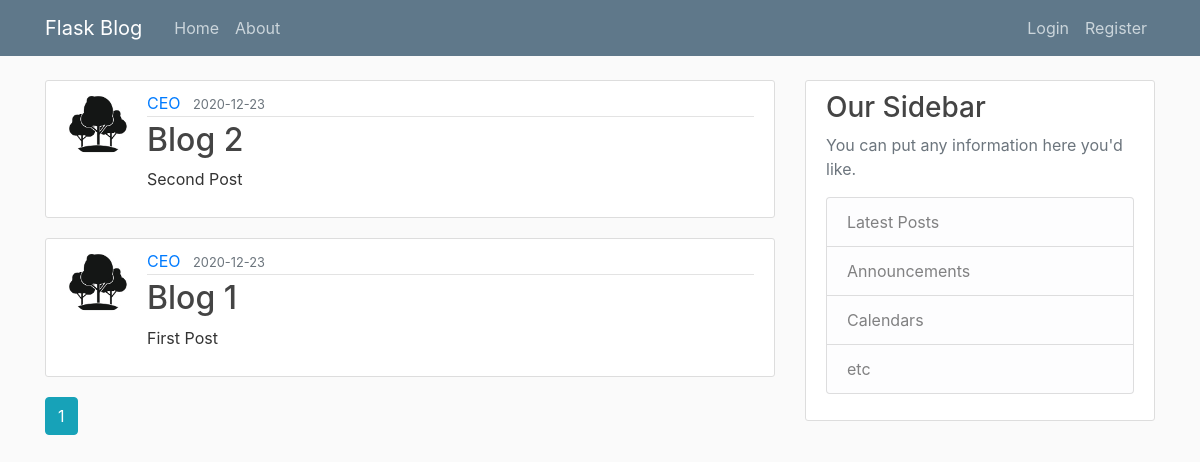
The app's page /home, older data.
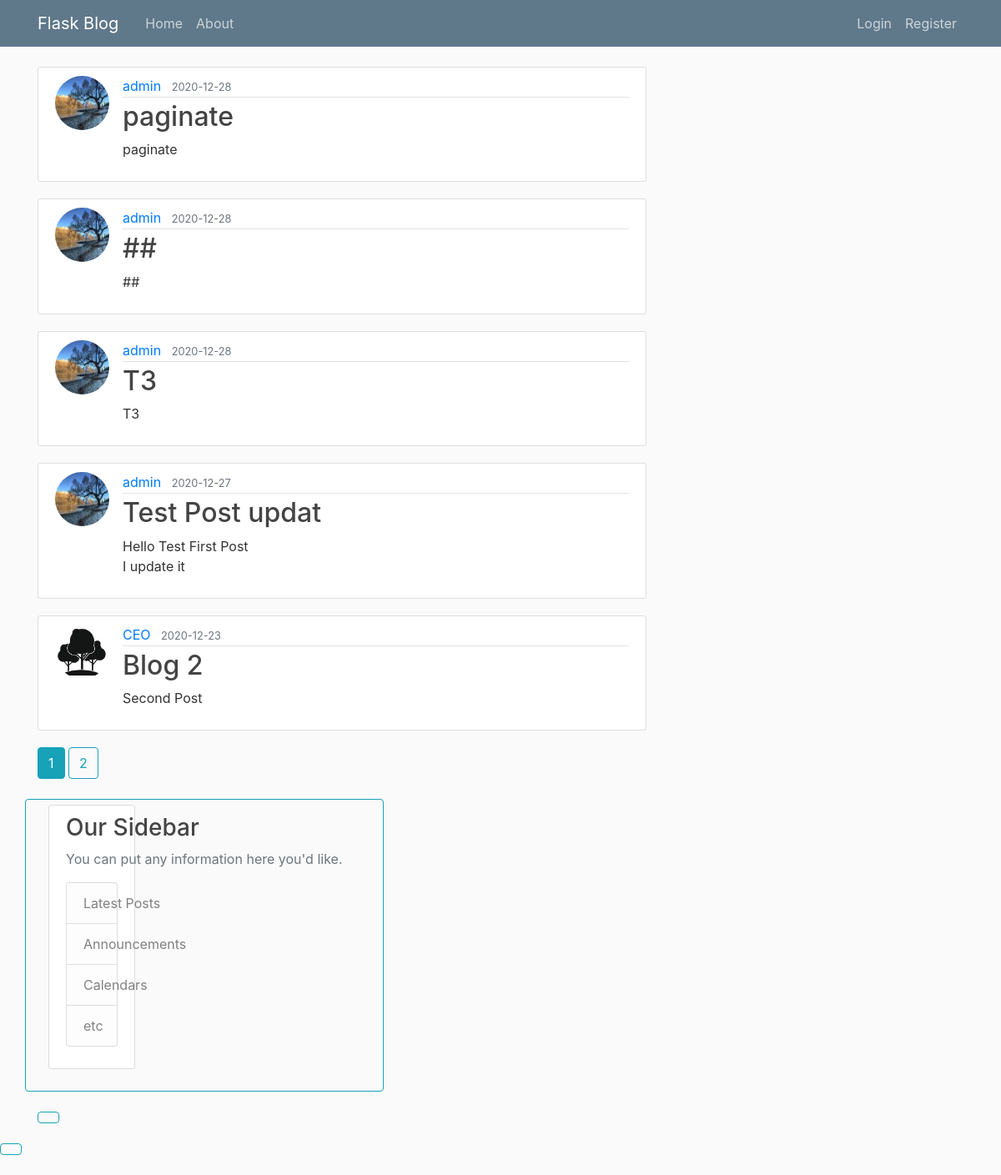
The same page, newer data.
### flaskblog/models.py (models this page shows, shortened)
class Post(db.Model):
    id = db.Column(db.Integer, primary_key=True)
    title = db.Column(db.String(100), nullable=False)
    date_posted = db.Column(db.DateTime, nullable=False, default=datetime.utcnow)
    content = db.Column(db.Text, nullable=False)
    user_id = db.Column(db.Integer, db.ForeignKey('user.id'), nullable=False)

class User(db.Model, UserMixin):
    id = db.Column(db.Integer, primary_key=True)
    username = db.Column(db.String(20), unique=True, nullable=False)
    email = db.Column(db.String(120), unique=True, nullable=False)
    image_file = db.Column(db.String(20), nullable=False, default='default.jpg')
    password = db.Column(db.String(60), nullable=False)
    posts = db.relationship('Post', backref='author', lazy=True)

### flaskblog/main/routes.py (the view)
@main.route("/")
@main.route("/home")
def home():
    page = request.args.get('page', 1, type=int)
    posts = Post.query.order_by(Post.date_posted.desc()).paginate(page=page, per_page=5)
    return render_template('home.html', posts=posts)

### flaskblog/templates/home.html (shortened to what this page needs)
{% extends "layout.html" %}
{% block content %}
      {% for post in posts.items %}
      <article class="media content-section">
        <img class="rounded-circle article-img" src="{{ url_for('static', filename='profile_pics/' + post.author.image_file) }}" alt="">
        <div class="media-body">
          <div class="article-metadata">
            <a class="mr-2" href="{{ url_for('users.user_posts', username=post.author.username) }}">{{ post.author.username }}</a>
            <small class="text-muted">{{ post.date_posted.strftime('%Y-%m-%d') }}</small>
          </div>
          <h2><a class="article-title" href="{{ url_for('posts.post', post_id=post.id) }}">{{ post.title }}</a></h2>
          <p class="article-content">{{ post.content }}</p>
        </div>
      </article>
    {% endfor %}
    {% for page_num in posts.iter_pages(left_edge=1, right_edge=1, left_current=1, right_current=2) %}
      {% if page_num %}
        {% if posts.page == page_num %}
          <a class="btn btn-info mb-4" href="{{ url_for('main.home', page=page_num)  }}">{{ page_num }}</a>
        {% else %}
          <a class="btn btn-outline-info mb-4" href="{{ url_for('main.home', page=page_num)  }}">{{ page_num }}
        {% endif %}
      {% endif %}
    {% endfor %}
{% endblock content %}

Row changes from the older to the newer data that the page shows:
no longer on this page (row unchanged): Post: image_file (placeholder picture), author.username "CEO", date_posted "2020-12-23", title "Blog 1", content "First Post"
added Post: image_file (picture), author.username "admin", date_posted "2020-12-28", title "paginate", content "paginate"
added Post: image_file (picture), author.username "admin", date_posted "2020-12-28", title "##", content "##"
added Post: image_file (picture), author.username "admin", date_posted "2020-12-28", title "T3", content "T3"
added Post: image_file (picture), author.username "admin", date_posted "2020-12-27", title "Test Post updat", content "Hello Test First Post I update it"
Text that changed along with them:
new list line: "2"
